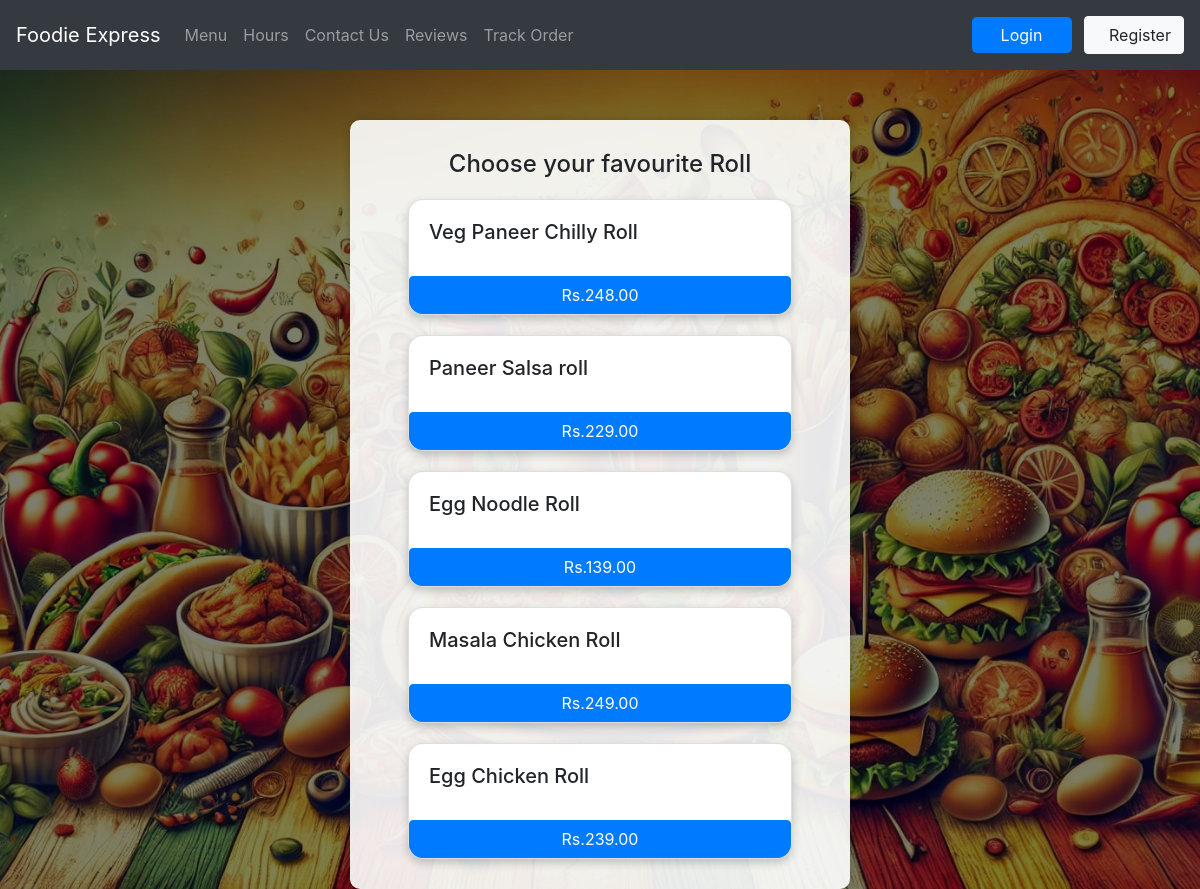
Screenshot of /Rolls with the database file from the repository.
### orders/models.py (models this page shows)
class Rolls(models.Model):
    dish_name = models.CharField(max_length=200)
    price = models.DecimalField(max_digits=6, decimal_places=2)
    def __str__(self):
        return f"{self.dish_name}"

### orders/views.py (the view)
# urls.py: path("Rolls", views.rolls, name="rolls"),
def rolls(request):
    return render(request, "orders/rolls.html", context={"dishes": Rolls.objects.all})

### orders/templates/orders/rolls.html
{% extends 'orders/header.html' %}
{% block content %}
    <div class="container">
      <h4 style="margin:10px; text-align:center;"> Choose your favourite Roll </h4>
      <div class="row justify-content-center">
        {% for dish in dishes %}
            <div class="card" id="regular_pizza_card" style="width: 24rem; margin:10px;">
              <div class="card-body">
                <h5 class="card-title" >{{dish}}</h5>
              </div>
              <button class="btn btn-primary"
              onclick="isAuthenticated ? add_to_cart({item_description:'{{dish}}', price:{{dish.price}}}) : window.location.href='{% url 'orders:login' %}'">
                Rs.{{dish.price}}
              </button>
            </div>
        {% endfor %}
      </div>
    </div>
{% endblock %}

### orders/static/orders/style.css (style rules this page uses)
body { background: url('bgimg.jpg') center/cover no-repeat fixed; }
body::before { content: ""; position: fixed; top: 0; left: 0; width: 100%; height: 100%; background: rgba(0, 0, 0, 0.5); z-index: -1; }
.container { max-width: 500px; background: rgba(255, 255, 255, 0.9); padding: 20px; border-radius: 10px; margin-top: 50px; box-shadow: 0px 0px 10px rgba(0, 0, 0, 0.2); }
.card { border-radius: 15px; overflow: hidden; box-shadow: 0px 4px 8px rgba(0, 0, 0, 0.2); transition: transform 0.3s ease-in-out, box-shadow 0.3s ease-in-out; }

### rows the page displays
Rolls: dish_name "Veg Paneer Chilly Roll", price "248.00"
Rolls: dish_name "Paneer Salsa roll", price "229.00"
Rolls: dish_name "Egg Noodle Roll", price "139.00"
Rolls: dish_name "Masala Chicken Roll", price "249.00"
Rolls: dish_name "Egg Chicken Roll", price "239.00"
